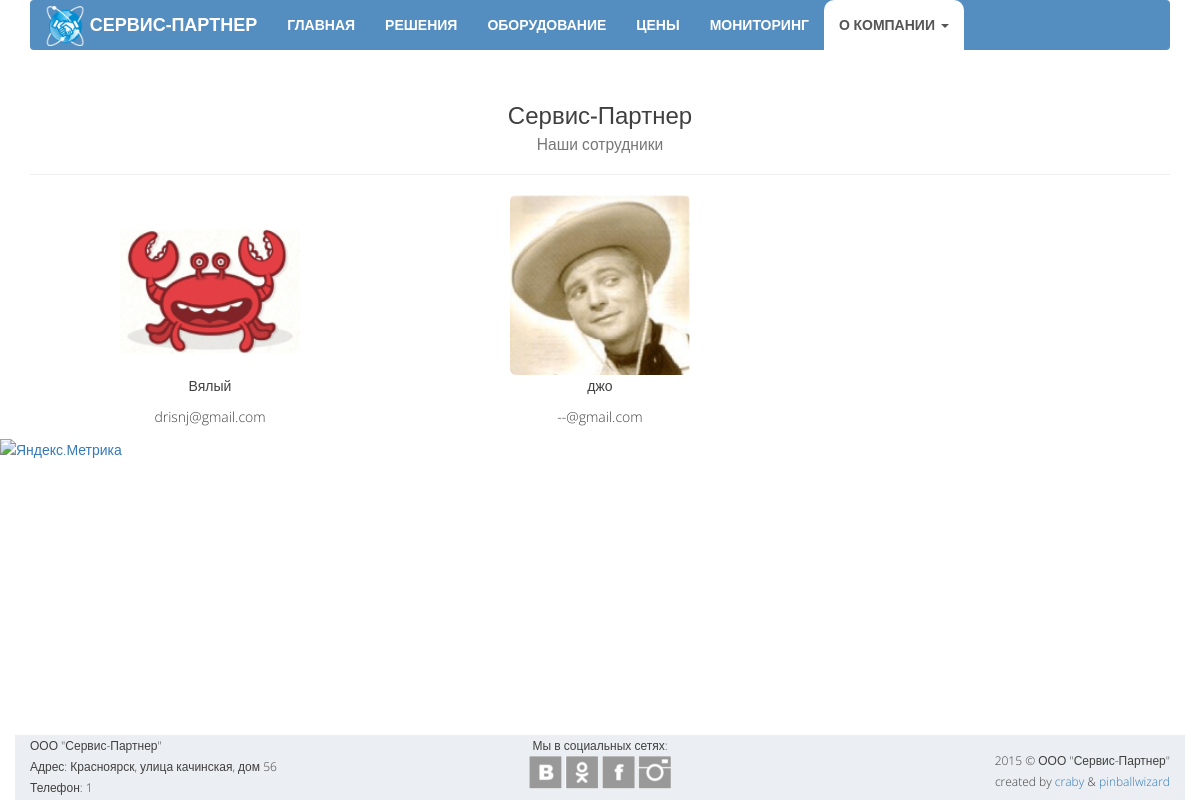
The page /workers on the database its author committed.
### opensky/models.py (models this page shows, shortened)
class Worker(models.Model):
    name = models.CharField("Имя", max_length=30)
    last_name = models.CharField("Фамилия", max_length=30)
    birth_day = models.DateField("День рождения")
    email = models.EmailField("Почта")
    photo = models.ImageField("Фотография")
    phone = models.CharField("Телефон", max_length=100)

class Office(models.Model):
    MAP_CHOICES = (
        ('yandex#map', 'Схема'),
        ('yandex#satellite', 'Спутник'),
        ('yandex#hybrid', 'Гибрид'),
        ('yandex#publicMap', 'Народная'),
        ('yandex#publicMapHybrid', 'Народная+Гибрид'),
    )
    address = models.CharField("Контактный адресс", max_length=100, blank=True)
    email = models.EmailField("Контактная почта", max_length=50, blank=True)
    phone1 = models.CharField("Телефон офиса", max_length=15, blank=True)
    phone2 = models.CharField("Телефон техподдержки", max_length=15, blank=True)
    latitude = models.CharField("Широта", max_length=10)
    longitude = models.CharField("Долгота", max_length=10)
    maptype = models.CharField("Тип карты", max_length=30, choices=MAP_CHOICES, default='yandex#map')

class SocialWidget(models.Model):
    SOCIAL_CHOICES = (
        ('vk', 'Вконтакте'),
        ('ok', 'Одноклассники'),
        ('fb', 'Facebook'),
        ('tw', 'Twitter'),
        ('li', 'LinkedIn'),
        ('yt', 'YouTube'),
        ('in', 'Instagram'),
    )
    name = models.CharField("Название", max_length=2, choices=SOCIAL_CHOICES)
    url = models.URLField("Ссылка", blank=True)

### opensky/views.py (the view)
# urls.py: url(r'^workers', views.workers, name='workers'),
def workers(request):
    data = {
        'workers': Worker.objects.all(),
        'widgets': SocialWidget.objects.all(),
        'office': Office.objects.get(pk=1),
    }
    return render(request, 'opensky/workers.html', data)

### opensky/templates/opensky/workers.html (shortened to what this page needs)
{% extends "opensky/template.html" %}
{% block body %}
    <div class="container text-center">
        <div class="page-header">
            <h3 class="title">Сервис-Партнер<br>
                <small>Наши сотрудники</small>
            </h3>
        </div>
    </div>
    <div class="container text-center">
        <div class="row">
        {% for person in workers %}
            <div class="col-md-4">
                <figure>
                    <img class="img-rounded" src="{{ person.photo.url }}" height="50%" width="50%"/>
                </figure>
                <p>{{person.name}} {{person.lastname}}</p>
                <p>{{person.email}}</p>
            </div>
        {% endfor %}
        </div>
    </div>
{% endblock %}

### opensky/templates/opensky/template.html (shortened to what this page needs)
<!DOCTYPE html>
<html>
<head lang="en">
    {% load staticfiles %}
    <link rel="stylesheet" href="https://maxcdn.bootstrapcdn.com/bootstrap/3.3.4/css/bootstrap.min.css">
    <link href="{% static 'opensky/style/mystyle.css' %}" rel="stylesheet">
</head>
<body>
    {% block header %}
    <header class="header">
        <div class="container">
            <nav class="navbar navbar-default">
                <div class="navbar-header hidden-sm">
                    <a class="navbar-brand" href="{% url 'home' %}">
                        <img src="{% static 'opensky/images/logo-small.png' %}" height="40px" width="40px">
                        <span class="hidden-md">СЕРВИС-ПАРТНЕР</span>
                    </a>
                </div>
                <div class="collapse navbar-collapse" id="myNavbar">
                    <ul class="mynav nav navbar-nav">
                        <li><a href="{% url 'home' %}">ГЛАВНАЯ</a></li>
                        <li><a href="{% url 'features' %}">РЕШЕНИЯ</a></li>
                        <li><a href="{% url 'equipment' %}">ОБОРУДОВАНИЕ</a></li>
                        <li><a href="{% url 'pricing' %}">ЦЕНЫ</a></li>
                        <li><a href="{% url 'services' %}">МОНИТОРИНГ</a></li>
                        <li class="dropdown text-nowrap">
                            <a class="dropdown-toggle" data-toggle="dropdown" id="menu1" href="#">
                                О КОМПАНИИ
                                <span class="caret"></span>
                            </a>
                        </li>
                    </ul>
                </div>
            </nav>
        </div>
    </header>
    {% endblock header %}
    {% block body %}
    {% endblock body %}
    <footer class="footer">
        <div class="container">
            <div class="row">
                <div class="col-md-4 hidden-xs hidden-sm">
                    ООО "Сервис-Партнер"<br>
                    Адрес: {{ office.address }}<br>
                    Телефон: {{ office.phone1 }}
                </div>
                <div class="col-md-4 col-xs-6 text-center">
                    Мы в социальных сетях:<br>
                    {% for widget in widgets %}
                        <a href="{{ widget.url }}"><div class="s-l {{ widget.name }}"></div></a>
                    {% endfor %}
                </div>
                <div class="col-md-4 col-xs-6 text-right">
                    <span>2015 © ООО "Сервис-Партнер"<br> created by
                        <a href="https://github.com/craby-c">craby</a> &
                        <a href="https://github.com/pinballwizard">pinballwizard</a>
                    </span>
                </div>
            </div>
        </div>
    </footer>
</body>
<a href="https://metrika.yandex.ru/stat/?id=29770461&amp;from=informer" target="_blank" rel="nofollow">
    <img src="//bs.yandex.ru/informer/29770461/3_1_FFFFFFFF_EFEFEFFF_0_pageviews" style="width:88px; height:31px; border:0;" alt="Яндекс.Метрика" title="Яндекс.Метрика: данные за сегодня (просмотры, визиты и уникальные посетители)" onclick="try{Ya.Metrika.informer({i:this,id:29770461,lang:'ru'});return false}catch(e){}"/>
</a>
</html>

### opensky/static/opensky/style/mystyle.css (style rules this page uses)
html { min-height: 100%; position: relative; }
body { min-height: 100%; font-size: 14px; font-family: 'Open Sans', sans-serif; font-weight: 300; line-height: 21px; color: #404040; margin-bottom: 100px; }
.header { color: #ffffff; font-weight: bold; padding-bottom: 1%; }
.navbar-brand { font-weight: bold; padding-top: 6px; }
.navbar-brand>img { display: inline; }
.navbar-default .navbar-brand, .navbar-brand:hover { color: #FFFFFF !important; }
.navbar-default { margin-bottom: 0; background-color: #548DBF; border: none; }
.navbar-default .mynav>li>a { color:#FFFFFF; font-size: 14px; font-weight: bold; }
.navbar-collapse { padding: 0; }
.nav>li:hover, .nav>li:active, .nav>.active>a, .nav>.open>a { background-color: #FFFFFF !important; border-radius: 10px 10px 0 0; color: #404040; }
li>a { font-size: 18px; }
.footer { position: absolute; bottom: 0; width: 100%; height: 65px; }
.footer>.container, .footer>.container>.row, .footer>.container>.row>div { height: 100%; background-color: #EBEEF2; }
.footer>.container>.row>div:last-child { padding: 15px 15px 0 10px; }
.footer>.container>.row>div { font-size: 12px; }
.s-l { display: inline-block; height: 33px; width: 33px; background: url('../images/ikonki-small.png') no-repeat; cursor: pointer; }
.vk { background-position: -137px -55px; }
.ok { background-position: -178px -55px; }
.fb { background-position: -12px -55px; }
.in { background-position: -261px -55px; }
@media (min-width: 768px) { .navbar-nav>li { display: table-cell; float: none; text-align: center; } }

### rows shown on the page
Worker: photo (picture), name "Вялый", email "drisnj@gmail.com"
Worker: photo (picture), name "джо", email "--@gmail.com"
Office: address "Красноярск, улица качинская, дом 56", phone1 "1"
